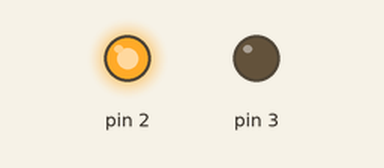
This sketch was run on a simulated Arduino Uno, built with avr-gcc and run on an emulated ATmega328P. On the bench: output pins drawn as LEDs (lit = HIGH).

Above: at 1.5 s.
At 4.5 s:
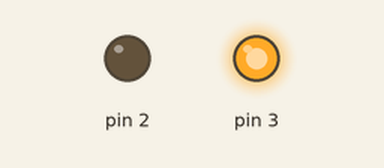
At 7.5 s:
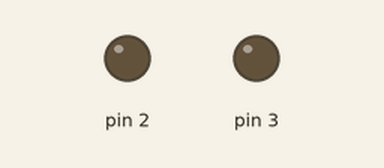
Timing chart, 0 to 11.7 s (numbered marks = the images above):
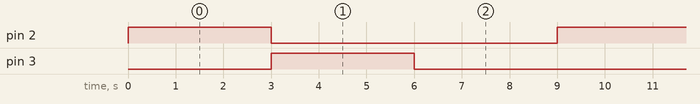

Measured:
- by itself, pin 2, pin 3: alternates HIGH for 3.0 s and LOW for 6.0 s
- by itself, everything shown: repeats every 9.0 s, in 3 steps

The sketch:

L293DMotorDriver.ino
```cpp
void setup() {
  // put your setup code here, to run once:
  pinMode(2, OUTPUT);
  pinMode(3, OUTPUT);

}

void loop() {
  // put your main code here, to run repeatedly:
  digitalWrite(2,HIGH);
  digitalWrite(3,LOW);
  delay(3000);
  digitalWrite(2,LOW);
  digitalWrite(3,HIGH);
  delay(3000);
  digitalWrite(2,LOW);
  digitalWrite(3,LOW);
  delay(3000);

}
```
